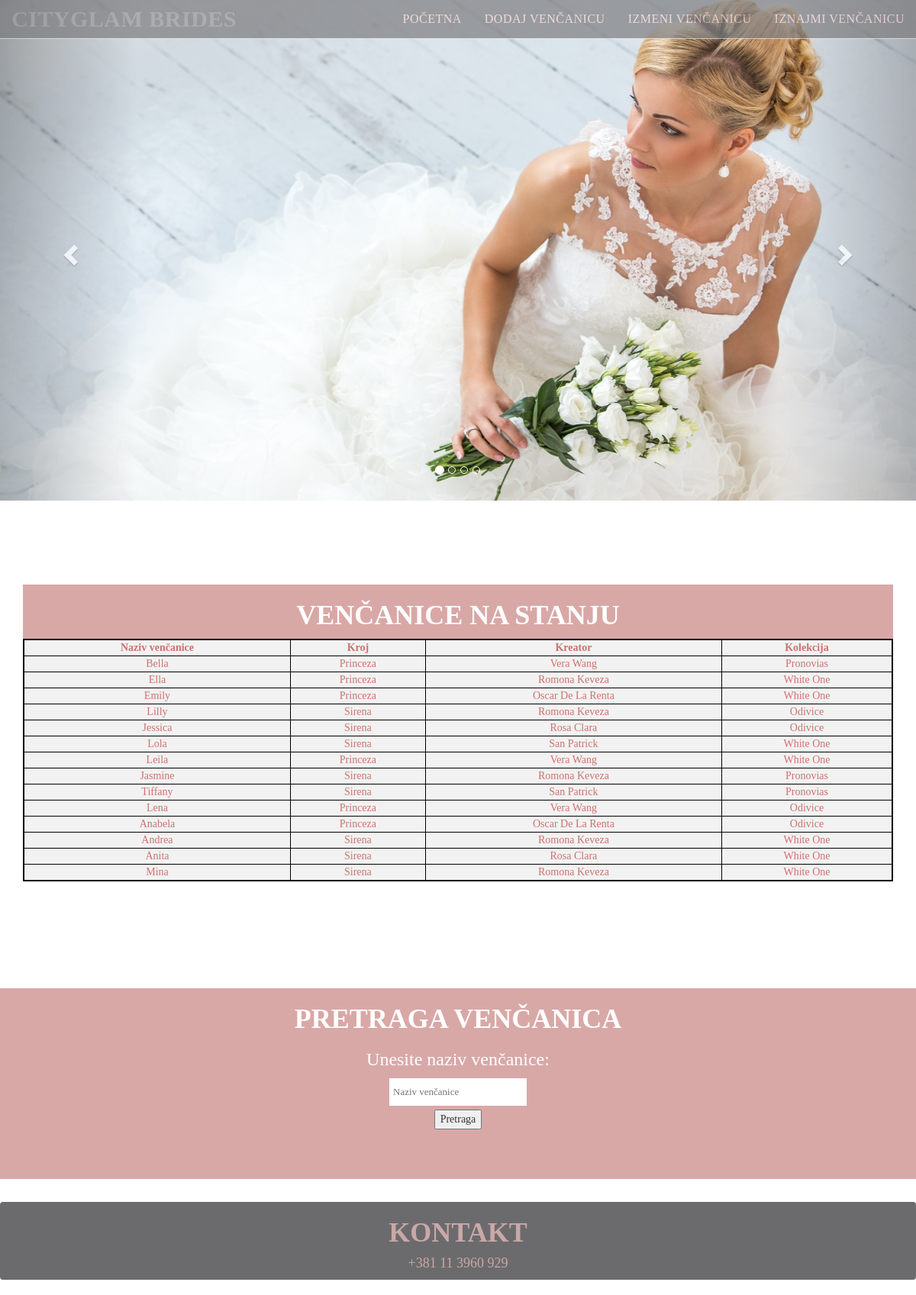
The page / on the database its author committed.
### tables this page shows
CREATE TABLE IF NOT EXISTS `kreator` (
  `kreatorid` int(11) NOT NULL,
  `kreatorime` text NOT NULL,
  `kreatorprezime` text NOT NULL
);

CREATE TABLE IF NOT EXISTS `vencanica` (
  `vencanicaid` int(11) NOT NULL AUTO_INCREMENT,
  `vencanicanaziv` text NOT NULL,
  `kroj` text NOT NULL,
  `vencanicakreatorid` int(11) NOT NULL,
  `vencanicakolekcijaid` int(11) NOT NULL,
  PRIMARY KEY (`vencanicaid`)
);

CREATE TABLE IF NOT EXISTS `kolekcija` (
  `kolekcijaid` int(11) NOT NULL,
  `kolekcijanaziv` text NOT NULL
);

### baza.php (called while the page is built, shortened)
<?php
class Database
{
private $hostname="localhost";
private $username="root";
private $password="";
private $dbname;
private $dblink;
private $result;
function __construct($dbname)
{
$this->dbname = $dbname;
}
public function getResult()
{
return $this->result;
}
function Connect()
{
$this->dblink = new mysqli($this->hostname, $this->username, $this->password, $this->dbname);
$this->dblink->set_charset("utf8");
}
function select ($table="kreator, vencanica, kolekcija", $rows = '*', $where = "vencanicakreatorid = kreatorid && vencanicakolekcijaid = kolekcijaid", $order = null)
{
$q = 'SELECT '.$rows.' FROM '.$table;
        if($where != null)
            $q .= ' WHERE '.$where;
$this->ExecuteQuery($q);
}
function ExecuteQuery($query)
{
if($this->result = $this->dblink->query($query)){
return true;
}
else
{
return false;
}
}
}
?>

### index.php (the view, shortened to what this page needs)
<!DOCTYPE html PUBLIC "-//W3C//DTD XHTML 1.0 Transitional//EN" "http://www.w3.org/TR/xhtml1/DTD/xhtml1-transitional.dtd">
<?php
include ("baza.php");
$prikazi=new Database("vencanice");
?>
<html xmlns="http://www.w3.org/1999/xhtml">
<head>
<link href="stilovi.css" rel="stylesheet" type="text/css" />
<link rel="stylesheet" href="http://maxcdn.bootstrapcdn.com/bootstrap/3.3.6/css/bootstrap.min.css">
</head>
<body>
<?php
$prikazi->select();
?>
<nav class="navbar navbar-default navbar-fixed-top">
  <div class="container-fluid">
    <div class="navbar-header">
     <a class="navbar-brand" href="index.php"><strong>CITYGLAM BRIDES</strong></a>
    </div>
    <div class="collapse navbar-collapse" id="myNavbar">
      <ul class="nav navbar-nav navbar-right">
        <li><a href="index.php">POČETNA</a></li>
        <li><a href="dodaj.php">DODAJ VENČANICU</a></li>
        <li><a href="izmeni.php">IZMENI VENČANICU</a></li>
         <li><a href="iznajmi.php">IZNAJMI VENČANICU</a></li></ul>
		 </div>
		 </div>
</nav>
<div id="myCarousel" class="carousel slide" data-ride="carousel">
  <ol class="carousel-indicators">
    <li data-target="#myCarousel" data-slide-to="0" class="active"></li>
    <li data-target="#myCarousel" data-slide-to="1"></li>
    <li data-target="#myCarousel" data-slide-to="2"></li>
    <li data-target="#myCarousel" data-slide-to="3"></li>
  </ol>
<div class="carousel-inner" role="listbox">
      <div class="item active">
      <img src="Slike/mlada1.jpg" >
      <div class="carousel-caption">
      </div>
    </div>
  </div>
<a class="left carousel-control" href="#myCarousel" role="button" data-slide="prev">
    <span class="glyphicon glyphicon-chevron-left" aria-hidden="true"></span>
  </a>
  <a class="right carousel-control" href="#myCarousel" role="button" data-slide="next">
    <span class="glyphicon glyphicon-chevron-right" aria-hidden="true"></span>
  </a>
</div>
<div id="row">
<div class="container text-center" style="overflow-x:auto;">
<div class="page">
<div class="title">
          <h1><strong>VENČANICE NA STANJU</strong></h1>
        </div>
<div class="Tabela" style="overflow-x:auto;">
                <table >
                    <tr>
                        <td>
                            <strong>Naziv venčanice</strong>
                        </td>
                        <td >
                            <strong>Kroj</strong>
                        </td>
                        <td>
                            <strong>Kreator</strong>
                        </td>
						<td>
                            <strong>Kolekcija</strong>
                        </td>
                    </tr>
                    <tr>
                        <?php while ($red=$prikazi->getResult()->fetch_object()) {  ?>
						<tr>
							<td><?php echo $red->vencanicanaziv; ?></td>
							<td><?php echo $red->kroj; ?></td>
							<td><?php echo $red->kreatorime .' '. $red->kreatorprezime ?></td>
							<td><?php echo $red->kolekcijanaziv; ?></td>
						</tr>
						<?php  } ?>
                    </tr>
                </table>
            </div>
</div></div>
</div>
<div class="page padding-bottom" >
  <div class="content_wrap" >
      <div class="contact-panel padding-bottm">
        <div class="title">
          <h1><strong>PRETRAGA VENČANICA</strong></h1>
          <h3>Unesite naziv venčanice:</h3>
        </div>
        <div class="search">
				 <ul class="ul1">
					<li class="libg">
						<input type="text" id="txt" size="32" onkeyup="sugestija(this.value)" class="search-filed" placeholder="Naziv venčanice">
							</li>
							<li><button type="button" onclick="pretrazi()" class="dugme">Pretraga</button></li>
				</ul>
        </div>
    </div>
	<div id="odgovorpretrage"></div><br><br>
  </div></div>
<div class="footer-wrapper">
  <div class="footer">
  <div class="panel">
	  <h1><strong>KONTAKT<strong></h1>
        <div class="content">
          <h4>+381 11 3960 929</h4>
        </div></div>
	</div>
	</div>
</body>

### stilovi.css (style rules this page uses)
.navbar { margin-bottom: 0; background-color: #2d2d30; border: 0; font-size: 13px !important; letter-spacing: 0.5px; opacity:0.7; font-family: Verdana; }
.container-fluid { background-color: #2d2d30; opacity:0.6; }
.navbar-default { background-color:#555; }
.navbar-default a.navbar-brand { color:#f19494; font-size:30px; }
.navbar li a, .navbar { color: #ffbdbb !important; font-size: 16px; font-family: Verdana; }
.carousel-inner img { width: 100%; margin: auto; }
.container-fluid { width: 100%; }
.container { padding: 80px 120px; margin-bottom: 20px; }
.page { width:970px; background:#d8a8a7; margin:0 auto; margin-bottom:20px; font-family: Verdana; }
.page .title { text-align:center; margin-top: 20px; color:#fff; padding-top: 0.5px; padding-bottom:0.9px; font-family: Verdana; }
.Tabela { margin: 0px; padding: 0px; width: 100%; border: 1px solid #000000; font-family: Verdana; }
.Tabela table { border-collapse: collapse; border-spacing: 0; width: 100%; height: 100%; margin: 0px; padding: 0px; font-family: Verdana; }
.table, th, td { border: 1px solid black; text-align: center; background-color:#f2f2f2; color:#cc716f; font-family: Verdana; }
.footer-wrapper .panel { background-color:#2d2d30; color:#b58483; text-align:center; opacity:0.7; width:100%; font-family: Verdana; }
.search , ul { list-style-type:none; text-align:center; font-family: Verdana; }
.search { margin-top:0px; margin-bottom:0px; font-family: Verdana; }
.content_wrap { height:250px; font-family: Verdana; }
.page, padding-bottom { width:100%; margin-top:30px; margin-bottom:30px; font-family: Verdana; }
.search-filed { width: 180px; height: 36px; border: none; background: white; text-indent:5px; font-family: Verdana; font-size: 13px; color: black; padding-left:0px; margin-bottom:5px; }
.ul1 { font-family: Verdana; padding-left:0px; }

### rows shown on the page
kreator: vencanica.vencanicanaziv "Bella", vencanica.kroj "Princeza", kreatorime "Vera", kreatorprezime "Wang", kolekcija.kolekcijanaziv "Pronovias", vencanica.vencanicanaziv "Leila", kolekcija.kolekcijanaziv "White One", vencanica.vencanicanaziv "Lena", kolekcija.kolekcijanaziv "Odivice"
kreator: vencanica.vencanicanaziv "Ella", vencanica.kroj "Princeza", kreatorime "Romona", kreatorprezime "Keveza", kolekcija.kolekcijanaziv "White One", vencanica.vencanicanaziv "Lilly", vencanica.kroj "Sirena", kolekcija.kolekcijanaziv "Odivice", vencanica.vencanicanaziv "Jasmine", kolekcija.kolekcijanaziv "Pronovias", vencanica.vencanicanaziv "Andrea", vencanica.vencanicanaziv "Mina"
kreator: vencanica.vencanicanaziv "Emily", vencanica.kroj "Princeza", kreatorime "Oscar", kreatorprezime "De La Renta", kolekcija.kolekcijanaziv "White One", vencanica.vencanicanaziv "Anabela", kolekcija.kolekcijanaziv "Odivice"
kreator: vencanica.vencanicanaziv "Jessica", vencanica.kroj "Sirena", kreatorime "Rosa", kreatorprezime "Clara", kolekcija.kolekcijanaziv "Odivice", vencanica.vencanicanaziv "Anita", kolekcija.kolekcijanaziv "White One"
kreator: vencanica.vencanicanaziv "Lola", vencanica.kroj "Sirena", kreatorime "San", kreatorprezime "Patrick", kolekcija.kolekcijanaziv "White One", vencanica.vencanicanaziv "Tiffany", kolekcija.kolekcijanaziv "Pronovias"
